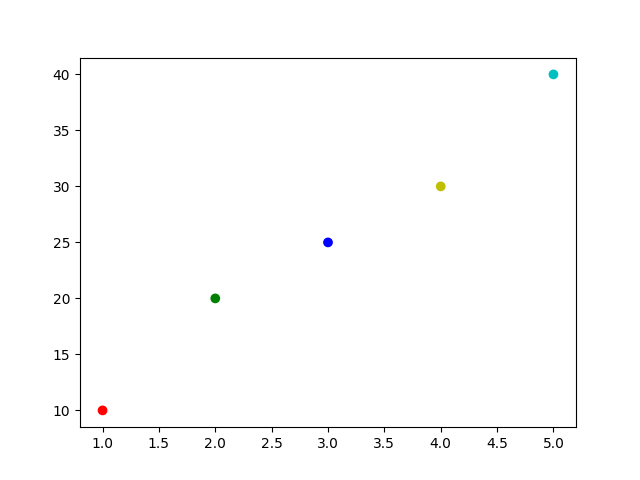

Reproduce this figure in Python.
import matplotlib.pyplot as plt
import numpy as np
x = np.array([1,2,3,4,5])
y = np.array([10,20,25,30,40])
cols = np.array(['r','g','b','y','c'])
plt.scatter(x, y, c=cols)
plt.savefig('colors.png')
plt.show()
